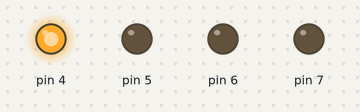
The sketch below on a simulated Arduino Uno, built with avr-gcc and run on an emulated ATmega328P. Shown: output pins drawn as LEDs (lit = HIGH).

Above: at 0.2 s.
At 1.2 s:
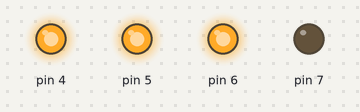
At 1.7 s:
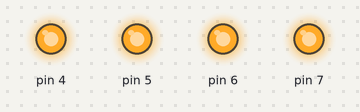
At 3.2 s:
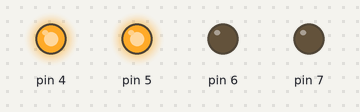
At 4.7 s:
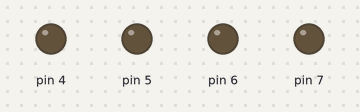
Timing chart, 0 to 5.8 s (numbered marks = the images above):
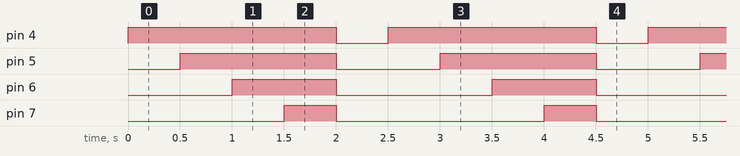

The sketch:

1234led.ino
```cpp
void setup() {
  // put your setup code here, to run once:
  pinMode(7,OUTPUT);
  pinMode(6,OUTPUT);
  pinMode(5,OUTPUT);
  pinMode(4,OUTPUT);
}

void loop() {
  // put your main code here, to run repeatedly:
  digitalWrite(4,1);
  delay(500);
  digitalWrite(5,1);
  delay(500);
  digitalWrite(6,1);
  delay(500);
  digitalWrite(7,1);
  delay(500);
  digitalWrite(7,0);
  digitalWrite(6,0);
  digitalWrite(5,0);
  digitalWrite(4,0);
  delay(500);

}
```

Measured:
- by itself, pin 4: alternates HIGH for 2.0 s and LOW for 0.50 s
- by itself, pin 5: alternates HIGH for 1.5 s and LOW for 1.0 s
- by itself, pin 6: alternates HIGH for 1.0 s and LOW for 1.5 s
- by itself, pin 7: alternates HIGH for 0.50 s and LOW for 2.0 s
